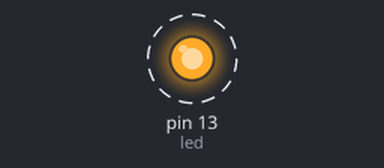
A sketch run on a simulated Arduino Uno, built with avr-gcc and run on an emulated ATmega328P. Shown: output pins drawn as LEDs (lit = HIGH). Dashed ring = blinking.

Above: at 0.5 s.
Timing chart, 0 to 4.6 s (numbered marks = the images above):
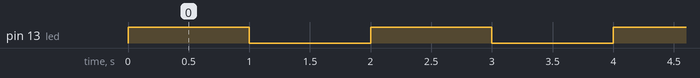

Measured:
- by itself, pin 13 (led): alternates HIGH for 1.0 s and LOW for 1.0 s

The sketch:

Programa_03_PrendidoLED.ino
```cpp
//Los leds tienen dos modos de trabajo, uno digital(PIN DIGITAL) y el otro analogico(PIN PWM)

int led= 13; //arduino uno/mega cuentan con un led en la placa que sirve para realizar pruebas
// Este led se ubica en el pin 13

void setup() {
	//Siempre que se trabaje con un pin digital, se debe definir si el pin sera de entrada o de salida
	pinMode(led, OUTPUT);
}

void loop() {
	digitalWrite(led, HIGH);
	delay(1000);
//prendes y te esperas un segundo
	digitalWrite(led, LOW);
	delay(1000);
}
```
